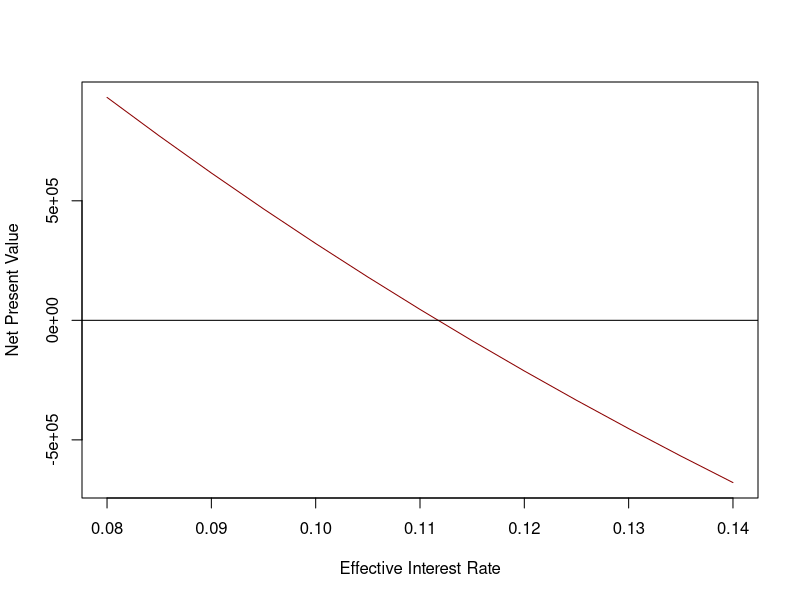

The R source for this figure:
QuarterlyRevenue <- c(rep(0, times = 6), 400000, 400000*1.25, rep(c(400000, 400000, 400000, 400000*1.25), times = 8))
QuarterlyOpCost <- rep(125000, times = 40)
QuarterlyNet <- QuarterlyRevenue - QuarterlyOpCost

interest <- seq(from = 0.08, to = 0.14, by = 0.005) #creating a sequence of effective annual interest rates from 8% to 12% with increments of 0.05%. This will be our x plot

NetPV <- function(interest, initial, cashflow){
  -initial + sum(cashflow*((1 +interest)^{-(1:40)/4}))
}

NPVsequence <- sapply(interest,
                      NetPV,
                      initial = 5000000,
                      cashflow = QuarterlyNet) #creating a sequence of Net Present Values dependent on the varying interest rates. This will by our y plot
NPVsequence

plot(
  x = interest,
  y = NPVsequence,
  xlab = "Effective Interest Rate",
  ylab = "Net Present Value",
  col = "dark red",
  type = "l",
  lty = 1
) 
abline(h = 0, col = "black") #This creates the horizontal line for the x intercept
#This plots a line graph where the intercept with the x axis signifies when the NPV  becomes negative with increasing interest rates